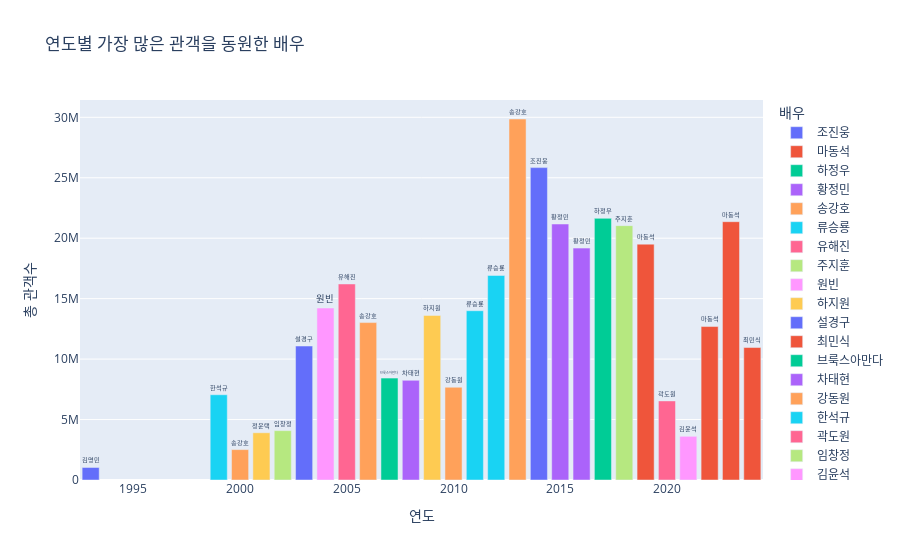

Notebook cell for this chart:
### Markdown cell above
## 1. 연도별 최고 관객수 동원 배우

### Code cell
# 데이터 로드
df = pd.read_csv('5.2_dataset_forviz_add_gener.csv')

# 매출액과 관객수 데이터 형태 처리
df['매출액'] = df['매출액'].str.replace(',', '').astype(float)
df['관객수'] = df['관객수'].str.replace(',', '').astype(int)
df['개봉일'] = pd.to_datetime(df['개봉일'])
df['연도'] = df['개봉일'].dt.year

# 배우 데이터 정리
def safe_eval(x):
    try:
        return eval(x)
    except:
        return []
df['actor_main_name'] = df['actor_main_name'].apply(safe_eval)

# 연도별 배우의 총 관객수 및 최대 히트작 정보 계산
actor_audience = {}
for index, row in df.iterrows():
    year = row['연도']
    audience = row['관객수']
    revenue = row['매출액']
    movie_name = row['영화명']
    actors = row['actor_main_name']
    for actor in actors:
        if year not in actor_audience:
            actor_audience[year] = {}
        if actor not in actor_audience[year]:
            actor_audience[year][actor] = {'Total Audience': 0, 'Top Movie Audience': 0, 'Top Movie Revenue': 0, 'Top Movie': ''}
        actor_audience[year][actor]['Total Audience'] += audience
        if audience > actor_audience[year][actor]['Top Movie Audience']:
            actor_audience[year][actor]['Top Movie Audience'] = audience
            actor_audience[year][actor]['Top Movie Revenue'] = revenue
            actor_audience[year][actor]['Top Movie'] = movie_name

# 결과 데이터프레임 생성
results = []
for year, actors in actor_audience.items():
    top_actor = max(actors, key=lambda x: actors[x]['Total Audience'])
    actor_info = actors[top_actor]
    results.append({
        'Year': year,
        'Actor': top_actor,
        'Total Audience': actor_info['Total Audience'],
        'Top Movie Audience': actor_info['Top Movie Audience'],
        'Top Movie Revenue': actor_info['Top Movie Revenue'],
        'Top Movie': actor_info['Top Movie']
    })
result_df = pd.DataFrame(results)

# 한국 숫자 단위로 변환하는 함수 정의 및 적용
def korean_number_format(num):
    if num < 10000:
        return str(num)
    elif num < 100000000:
        return f'{num // 10000}만 {num % 10000}' if num % 10000 != 0 else f'{num // 10000}만'
    else:
        billions = num // 100000000
        return f'{billions}억'

result_df['Top Movie Audience'] = result_df['Top Movie Audience'].apply(korean_number_format)
result_df['Top Movie Revenue'] = result_df['Top Movie Revenue'].apply(korean_number_format)

# 시각화
fig = px.bar(result_df, x='Year', y='Total Audience', color='Actor', text='Actor',
             title='연도별 가장 많은 관객을 동원한 배우',
             hover_data={'Top Movie Audience': True, 'Top Movie Revenue': True, 'Top Movie': True},
             labels={
                 'Year': '연도',
                 'Actor': '배우',
                 'Total Audience': '총 관객수',
                 'Top Movie Audience': '최고 히트작 관객수',
                 'Top Movie Revenue': '최고 히트작 매출액',
                 'Top Movie': '최고 히트작'
             })
fig.update_traces(textposition='outside')
fig.show()
fig.write_html('jh_actor_audience_year.html')

### Figure 1 — Plotly figure (JSON) as saved in the notebook; plotly's stock layout.template omitted (floating-point values rounded to 4 significant figures)
{"data": [{"alignmentgroup": "True", "customdata": [["1761만 3682", "1357.0억", "명량"]], "hovertemplate": "배우=%{text}<br>연도=%{x}<br>총 관객수=%{y}<br>최고 히트작 관객수=%{customdata[0]}<br>최고 히트작 매출액=%{customdata[1]}<br>최고 히트작=%{customdata[2]}<extra></extra>", "legendgroup": "조진웅", "marker": {"color": "#636efa", "pattern": {"shape": ""}}, "name": "조진웅", "offsetgroup": "조진웅", "orientation": "v", "showlegend": true, "text": ["조진웅"], "textposition": "outside", "type": "bar", "x": [2014], "xaxis": "x", "y": [25838882], "yaxis": "y"}, {"alignmentgroup": "True", "customdata": [["825만 2669", "698.0억", "백두산"], ["1068만 2813", "1046.0억", "범죄도시3"], ["1269만 3175", "1312.0억", "범죄도시2"]], "hovertemplate": "배우=%{text}<br>연도=%{x}<br>총 관객수=%{y}<br>최고 히트작 관객수=%{customdata[0]}<br>최고 히트작 매출액=%{customdata[1]}<br>최고 히트작=%{customdata[2]}<extra></extra>", "legendgroup": "마동석", "marker": {"color": "#EF553B", "pattern": {"shape": ""}}, "name": "마동석", "offsetgroup": "마동석", "orientation": "v", "showlegend": true, "text": ["마동석", "마동석", "마동석"], "textposition": "outside", "type": "bar", "x": [2019, 2023, 2022], "xaxis": "x", "y": [19507969, 21365626, 12693175], "yaxis": "y"}, {"alignmentgroup": "True", "customdata": [["1441만 754", "1156.0억", "신과함께-죄와 벌"]], "hovertemplate": "배우=%{text}<br>연도=%{x}<br>총 관객수=%{y}<br>최고 히트작 관객수=%{customdata[0]}<br>최고 히트작 매출액=%{customdata[1]}<br>최고 히트작=%{customdata[2]}<extra></extra>", "legendgroup": "하정우", "marker": {"color": "#00cc96", "pattern": {"shape": ""}}, "name": "하정우", "offsetgroup": "하정우", "orientation": "v", "showlegend": true, "text": ["하정우"], "textposition": "outside", "type": "bar", "x": [2017], "xaxis": "x", "y": [21642392], "yaxis": "y"}, {"alignmentgroup": "True", "customdata": [["1341만 4009", "1051.0억", "베테랑"], ["970만 7158", "773.0억", "검사외전"]], "hovertemplate": "배우=%{text}<br>연도=%{x}<br>총 관객수=%{y}<br>최고 히트작 관객수=%{customdata[0]}<br>최고 히트작 매출액=%{customdata[1]}<br>최고 히트작=%{customdata[2]}<extra></extra>", "legendgroup": "황정민", "marker": {"color": "#ab63fa", "pattern": {"shape": ""}}, "name": "황정민", "offsetgroup": "황정민", "orientation": "v", "showlegend": true, "text": ["황정민", "황정민"], "textposition": "outside", "type": "bar", "x": [2015, 2016], "xaxis": "x", "y": [21173482, 19181094], "yaxis": "y"}, {"alignmentgroup": "True", "customdata": [["1301만 9740", "0.0", "괴물"], ["1137만 4610", "828.0억", "변호인"], ["251만 3540", "0.0", "공동경비구역 JSA"]], "hovertemplate": "배우=%{text}<br>연도=%{x}<br>총 관객수=%{y}<br>최고 히트작 관객수=%{customdata[0]}<br>최고 히트작 매출액=%{customdata[1]}<br>최고 히트작=%{customdata[2]}<extra></extra>", "legendgroup": "송강호", "marker": {"color": "#FFA15A", "pattern": {"shape": ""}}, "name": "송강호", "offsetgroup": "송강호", "orientation": "v", "showlegend": true, "text": ["송강호", "송강호", "송강호"], "textposition": "outside", "type": "bar", "x": [2006, 2013, 2000], "xaxis": "x", "y": [13019740, 29859187, 2513540], "yaxis": "y"}, {"alignmentgroup": "True", "customdata": [["1231만 9542", "889.0억", "광해, 왕이 된 남자"], ["747만 633", "558.0억", "최종병기 활"]], "hovertemplate": "배우=%{text}<br>연도=%{x}<br>총 관객수=%{y}<br>최고 히트작 관객수=%{customdata[0]}<br>최고 히트작 매출액=%{customdata[1]}<br>최고 히트작=%{customdata[2]}<extra></extra>", "legendgroup": "류승룡", "marker": {"color": "#19d3f3", "pattern": {"shape": ""}}, "name": "류승룡", "offsetgroup": "류승룡", "orientation": "v", "showlegend": true, "text": ["류승룡", "류승룡"], "textposition": "outside", "type": "bar", "x": [2012, 2011], "xaxis": "x", "y": [16918125, 14001185], "yaxis": "y"}, {"alignmentgroup": "True", "customdata": [["1230만 2831", "0.0", "왕의 남자"]], "hovertemplate": "배우=%{text}<br>연도=%{x}<br>총 관객수=%{y}<br>최고 히트작 관객수=%{customdata[0]}<br>최고 히트작 매출액=%{customdata[1]}<br>최고 히트작=%{customdata[2]}<extra></extra>", "legendgroup": "유해진", "marker": {"color": "#FF6692", "pattern": {"shape": ""}}, "name": "유해진", "offsetgroup": "유해진", "orientation": "v", "showlegend": true, "text": ["유해진"], "textposition": "outside", "type": "bar", "x": [2005], "xaxis": "x", "y": [16214187], "yaxis": "y"}, {"alignmentgroup": "True", "customdata": [["1227만 4996", "1026.0억", "신과함께-인과 연"]], "hovertemplate": "배우=%{text}<br>연도=%{x}<br>총 관객수=%{y}<br>최고 히트작 관객수=%{customdata[0]}<br>최고 히트작 매출액=%{customdata[1]}<br>최고 히트작=%{customdata[2]}<extra></extra>", "legendgroup": "주지훈", "marker": {"color": "#B6E880", "pattern": {"shape": ""}}, "name": "주지훈", "offsetgroup": "주지훈", "orientation": "v", "showlegend": true, "text": ["주지훈"], "textposition": "outside", "type": "bar", "x": [2018], "xaxis": "x", "y": [21038829], "yaxis": "y"}, {"alignmentgroup": "True", "customdata": [["1174만 6135", "0.0", "태극기 휘날리며"]], "hovertemplate": "배우=%{text}<br>연도=%{x}<br>총 관객수=%{y}<br>최고 히트작 관객수=%{customdata[0]}<br>최고 히트작 매출액=%{customdata[1]}<br>최고 히트작=%{customdata[2]}<extra></extra>", "legendgroup": "원빈", "marker": {"color": "#FF97FF", "pattern": {"shape": ""}}, "name": "원빈", "offsetgroup": "원빈", "orientation": "v", "showlegend": true, "text": ["원빈"], "textposition": "outside", "type": "bar", "x": [2004], "xaxis": "x", "y": [14225720], "yaxis": "y"}, {"alignmentgroup": "True", "customdata": [["1145만 3338", "819.0억", "해운대"]], "hovertemplate": "배우=%{text}<br>연도=%{x}<br>총 관객수=%{y}<br>최고 히트작 관객수=%{customdata[0]}<br>최고 히트작 매출액=%{customdata[1]}<br>최고 히트작=%{customdata[2]}<extra></extra>", "legendgroup": "하지원", "marker": {"color": "#FECB52", "pattern": {"shape": ""}}, "name": "하지원", "offsetgroup": "하지원", "orientation": "v", "showlegend": true, "text": ["하지원"], "textposition": "outside", "type": "bar", "x": [2009], "xaxis": "x", "y": [13613603], "yaxis": "y"}, {"alignmentgroup": "True", "customdata": [["1108만 1000", "0.0", "실미도"]], "hovertemplate": "배우=%{text}<br>연도=%{x}<br>총 관객수=%{y}<br>최고 히트작 관객수=%{customdata[0]}<br>최고 히트작 매출액=%{customdata[1]}<br>최고 히트작=%{customdata[2]}<extra></extra>", "legendgroup": "설경구", "marker": {"color": "#636efa", "pattern": {"shape": ""}}, "name": "설경구", "offsetgroup": "설경구", "orientation": "v", "showlegend": true, "text": ["설경구"], "textposition": "outside", "type": "bar", "x": [2003], "xaxis": "x", "y": [11081000], "yaxis": "y"}, {"alignmentgroup": "True", "customdata": [["1095만 7317", "1057.0억", "파묘"]], "hovertemplate": "배우=%{text}<br>연도=%{x}<br>총 관객수=%{y}<br>최고 히트작 관객수=%{customdata[0]}<br>최고 히트작 매출액=%{customdata[1]}<br>최고 히트작=%{customdata[2]}<extra></extra>", "legendgroup": "최민식", "marker": {"color": "#EF553B", "pattern": {"shape": ""}}, "name": "최민식", "offsetgroup": "최민식", "orientation": "v", "showlegend": true, "text": ["최민식"], "textposition": "outside", "type": "bar", "x": [2024], "xaxis": "x", "y": [10957317], "yaxis": "y"}, {"alignmentgroup": "True", "customdata": [["842만 6973", "0.0", "디워"]], "hovertemplate": "배우=%{text}<br>연도=%{x}<br>총 관객수=%{y}<br>최고 히트작 관객수=%{customdata[0]}<br>최고 히트작 매출액=%{customdata[1]}<br>최고 히트작=%{customdata[2]}<extra></extra>", "legendgroup": "브룩스아만다", "marker": {"color": "#00cc96", "pattern": {"shape": ""}}, "name": "브룩스아만다", "offsetgroup": "브룩스아만다", "orientation": "v", "showlegend": true, "text": ["브룩스아만다"], "textposition": "outside", "type": "bar", "x": [2007], "xaxis": "x", "y": [8426973], "yaxis": "y"}, {"alignmentgroup": "True", "customdata": [["824만 5523", "539.0억", "과속스캔들"]], "hovertemplate": "배우=%{text}<br>연도=%{x}<br>총 관객수=%{y}<br>최고 히트작 관객수=%{customdata[0]}<br>최고 히트작 매출액=%{customdata[1]}<br>최고 히트작=%{customdata[2]}<extra></extra>", "legendgroup": "차태현", "marker": {"color": "#ab63fa", "pattern": {"shape": ""}}, "name": "차태현", "offsetgroup": "차태현", "orientation": "v", "showlegend": true, "text": ["차태현"], "textposition": "outside", "type": "bar", "x": [2008], "xaxis": "x", "y": [8245523], "yaxis": "y"}, {"alignmentgroup": "True", "customdata": [["550만 7106", "408.0억", "의형제"]], "hovertemplate": "배우=%{text}<br>연도=%{x}<br>총 관객수=%{y}<br>최고 히트작 관객수=%{customdata[0]}<br>최고 히트작 매출액=%{customdata[1]}<br>최고 히트작=%{customdata[2]}<extra></extra>", "legendgroup": "강동원", "marker": {"color": "#FFA15A", "pattern": {"shape": ""}}, "name": "강동원", "offsetgroup": "강동원", "orientation": "v", "showlegend": true, "text": ["강동원"], "textposition": "outside", "type": "bar", "x": [2010], "xaxis": "x", "y": [7671911], "yaxis": "y"}, {"alignmentgroup": "True", "customdata": [["582만", "0.0", "쉬리"]], "hovertemplate": "배우=%{text}<br>연도=%{x}<br>총 관객수=%{y}<br>최고 히트작 관객수=%{customdata[0]}<br>최고 히트작 매출액=%{customdata[1]}<br>최고 히트작=%{customdata[2]}<extra></extra>", "legendgroup": "한석규", "marker": {"color": "#19d3f3", "pattern": {"shape": ""}}, "name": "한석규", "offsetgroup": "한석규", "orientation": "v", "showlegend": true, "text": ["한석규"], "textposition": "outside", "type": "bar", "x": [1999], "xaxis": "x", "y": [7050000], "yaxis": "y"}, {"alignmentgroup": "True", "customdata": [["475만 104", "412.0억", "남산의 부장들"]], "hovertemplate": "배우=%{text}<br>연도=%{x}<br>총 관객수=%{y}<br>최고 히트작 관객수=%{customdata[0]}<br>최고 히트작 매출액=%{customdata[1]}<br>최고 히트작=%{customdata[2]}<extra></extra>", "legendgroup": "곽도원", "marker": {"color": "#FF6692", "pattern": {"shape": ""}}, "name": "곽도원", "offsetgroup": "곽도원", "orientation": "v", "showlegend": true, "text": ["곽도원"], "textposition": "outside", "type": "bar", "x": [2020], "xaxis": "x", "y": [6540901], "yaxis": "y"}, {"alignmentgroup": "True", "customdata": [["408만 2797", "0.0", "색즉시공"]], "hovertemplate": "배우=%{text}<br>연도=%{x}<br>총 관객수=%{y}<br>최고 히트작 관객수=%{customdata[0]}<br>최고 히트작 매출액=%{customdata[1]}<br>최고 히트작=%{customdata[2]}<extra></extra>", "legendgroup": "임창정", "marker": {"color": "#B6E880", "pattern": {"shape": ""}}, "name": "임창정", "offsetgroup": "임창정", "orientation": "v", "showlegend": true, "text": ["임창정"], "textposition": "outside", "type": "bar", "x": [2002], "xaxis": "x", "y": [4082797], "yaxis": "y"}, {"alignmentgroup": "True", "customdata": [["361만 3984", "345.0억", "모가디슈"]], "hovertemplate": "배우=%{text}<br>연도=%{x}<br>총 관객수=%{y}<br>최고 히트작 관객수=%{customdata[0]}<br>최고 히트작 매출액=%{customdata[1]}<br>최고 히트작=%{customdata[2]}<extra></extra>", "legendgroup": "김윤석", "marker": {"color": "#FF97FF", "pattern": {"shape": ""}}, "name": "김윤석", "offsetgroup": "김윤석", "orientation": "v", "showlegend": true, "text": ["김윤석"], "textposition": "outside", "type": "bar", "x": [2021], "xaxis": "x", "y": [3613984], "yaxis": "y"}, {"alignmentgroup": "True", "customdata": [["267만 8846", "0.0", "친구"]], "hovertemplate": "배우=%{text}<br>연도=%{x}<br>총 관객수=%{y}<br>최고 히트작 관객수=%{customdata[0]}<br>최고 히트작 매출액=%{customdata[1]}<br>최고 히트작=%{customdata[2]}<extra></extra>", "legendgroup": "정운택", "marker": {"color": "#FECB52", "pattern": {"shape": ""}}, "name": "정운택", "offsetgroup": "정운택", "orientation": "v", "showlegend": true, "text": ["정운택"], "textposition": "outside", "type": "bar", "x": [2001], "xaxis": "x", "y": [3906988], "yaxis": "y"}, {"alignmentgroup": "True", "customdata": [["103만 5741", "0.0", "서편제"]], "hovertemplate": "배우=%{text}<br>연도=%{x}<br>총 관객수=%{y}<br>최고 히트작 관객수=%{customdata[0]}<br>최고 히트작 매출액=%{customdata[1]}<br>최고 히트작=%{customdata[2]}<extra></extra>", "legendgroup": "김명민", "marker": {"color": "#636efa", "pattern": {"shape": ""}}, "name": "김명민", "offsetgroup": "김명민", "orientation": "v", "showlegend": true, "text": ["김명민"], "textposition": "outside", "type": "bar", "x": [1993], "xaxis": "x", "y": [1035741], "yaxis": "y"}], "layout": {"barmode": "relative", "legend": {"title": {"text": "배우"}, "tracegroupgap": 0}, "title": {"text": "연도별 가장 많은 관객을 동원한 배우"}, "xaxis": {"anchor": "y", "domain": [0, 1], "title": {"text": "연도"}}, "yaxis": {"anchor": "x", "domain": [0, 1], "title": {"text": "총 관객수"}}}}
